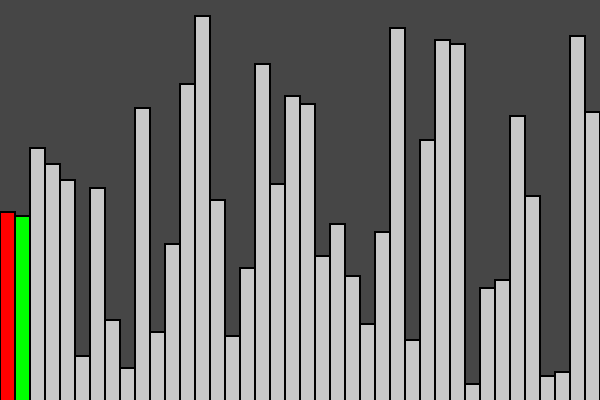
Frame 1 (no input)
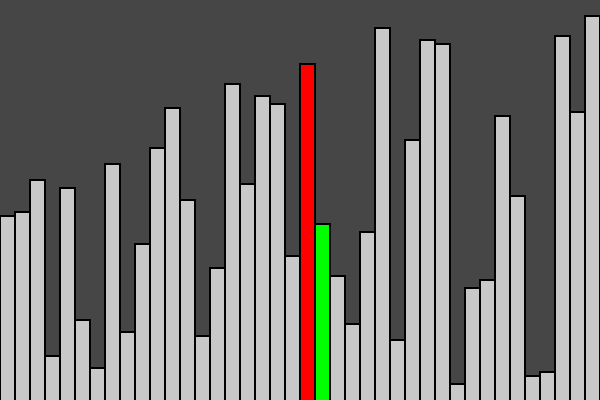
Frame 60 (no input)
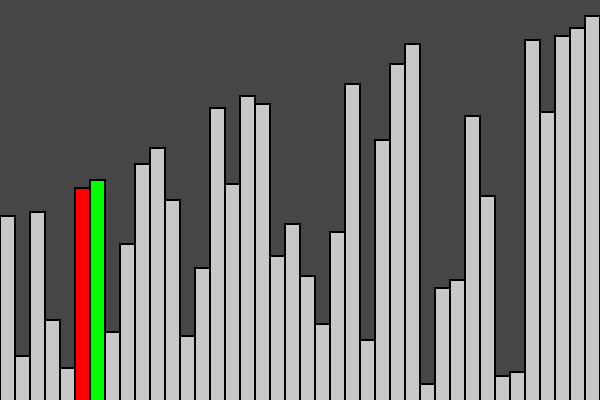
Frame 120 (the mouse pressed at the canvas centre since frame 60)

The p5.js sketch that drew these frames (run headless with seeded random() and noise() and a simulated clock; from frame 60 on, the mouse is pressed at the canvas centre):

// p5.js sketch
// ── sketch.js
var canvHeight = 400;
var canvWidth = 600;
var posX = 0;
var posY = 0;
var shuffledArray = [47, 46, 63, 59, 55, 11, 53, 20, 8, 73, 17, 39, 79, 96, 50, 16, 33, 84, 54, 76, 74, 36, 44, 31, 19, 42, 93, 15, 65, 90, 89, 4, 28, 30, 71, 51, 6, 7, 91, 72];
var i = 0;
var j = 1;
var indexSorted = 0;


function setup() {
	createCanvas(canvWidth, canvHeight);
	frameRate(20);
}

function draw() {
	background(70, 70, 70);
	stroke(color(0, 0, 0))
	strokeWeight(2);

	DrawArrayOfRectangles(shuffledArray, i, j);

	console.log("Beginning of draw: ", shuffledArray);
	console.log("i:", i, "j:", j)

	if (shuffledArray[i] > shuffledArray[j]) {
		console.log("Vor Swap");
		shuffledArray = Swap(shuffledArray, i, j);
		console.log("Nach Swap");
	}

	if (i < shuffledArray.length) {
		j = j + 1;
		if (j >= shuffledArray.length - indexSorted) {
			j = 1;
			i = -1;
			indexSorted = indexSorted + 1;
		}
	}

	i++;

	console.log("End of draw: ", shuffledArray);
}

function mousePressed() {
	/* i++;
	draw(); */
}

function Swap(arguments, i, j) {
	var array = arguments;

	valueHolder = array[j];
	array[j] = array[i];
	array[i] = valueHolder;

	console.log("Index ", i, " - Value: ", array[i], "Index ", j, " - Value: ", array[j])

	return array;
}


function DrawArrayOfRectangles(arguments, first, second) {
	var array = arguments;
	widthOfRec = canvWidth / array.length;

	recwidth = 0;

	for (var i = 0; i < array.length; i++) {
		if (i == first) {
			fill(color(255, 0, 0))
		} else if (i == second) {
			fill(color(0, 255, 0))
		}
		else {
			fill(color(200, 200, 200));
		}

		rect(i * (canvWidth / array.length), canvHeight - array[i] * 4, canvWidth / array.length, array[i] * 50);
		recwidth += widthOfRec;
	}
}
